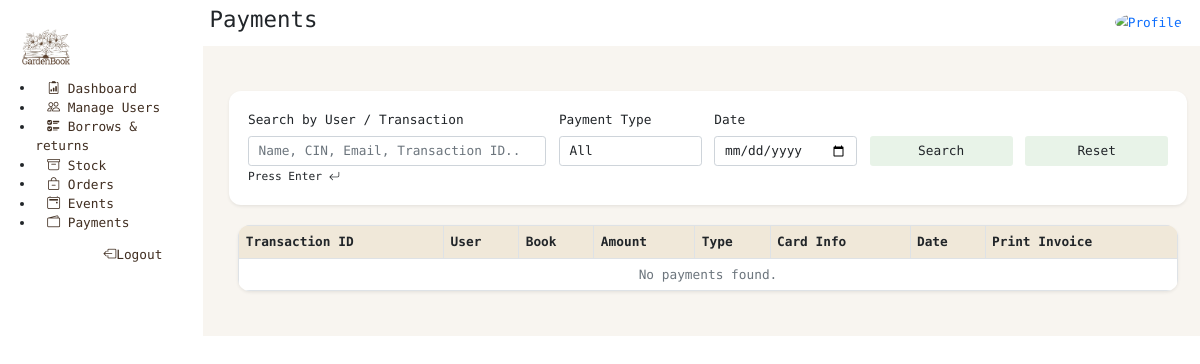
/manage-payment, run on an earlier commit of the app's database.
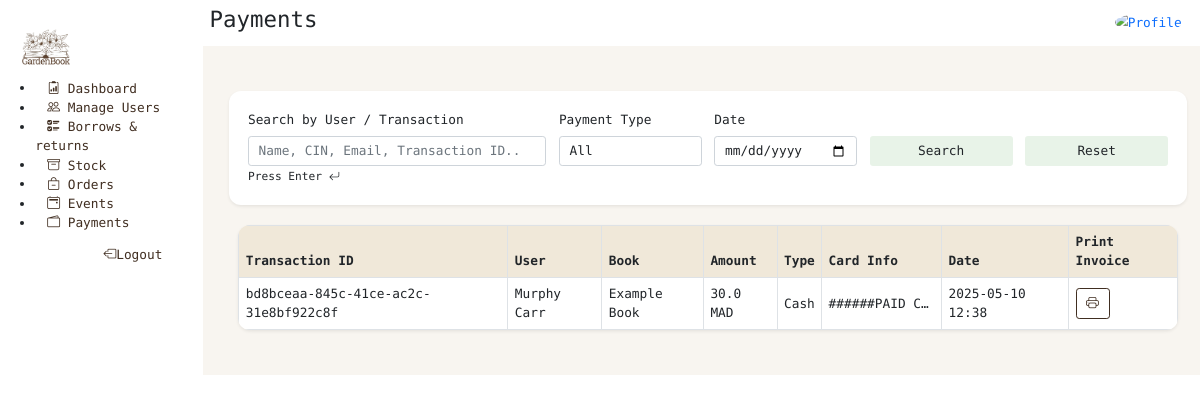
And on a later commit of the database.
### theApp/models.py (models this page shows, shortened)
class Payment(models.Model):
    transaction_Id = models.CharField(max_length=70, unique=True)
    person = models.ForeignKey(Person, on_delete=models.CASCADE)
    borrow = models.ForeignKey(Borrow, on_delete=models.CASCADE)
    type_payment = models.CharField(max_length=20, choices=PaymentType.choices, default="")
    amount = models.FloatField(default=0.0)
    card_info = models.CharField(max_length=150, default="")
    transaction_date = models.DateTimeField(auto_now_add=True)

class Person(AbstractUser):
    cin = models.CharField(max_length=20, unique=True, default="")
    profile_pic = models.ImageField(upload_to='profile_pics/', null=True, blank=True)
    first_name = models.CharField(max_length=50)
    last_name = models.CharField(max_length=50)
    role = models.CharField(max_length=20,choices=RoleName.choices, default=RoleName.READER)
    dob = models.DateField(null=True, blank=True)
    phone = models.CharField(max_length=15, null=True, blank=True)
    status = models.CharField(max_length=20, choices=MembershipStatus.choices, default=MembershipStatus.ACTIVE)
    address = models.CharField(max_length=255, null=True, blank=True)
    city = models.CharField(max_length=100, null=True, blank=True)
    postal_code = models.CharField(max_length=20, null=True, blank=True)
    country = models.CharField(max_length=100, null=True, blank=True)
    bio = models.CharField(max_length=300, null=True, blank=True)
    class Meta:
        ordering = ['-date_joined']

class Borrow(models.Model):
    borrower = models.ForeignKey(Person, on_delete=models.CASCADE)
    book = models.ForeignKey(Book, on_delete=models.CASCADE)
    borrow_date = models.DateField(auto_now_add=True)
    due_date = models.DateField(default=date.today() + timedelta(days=15))
    return_date = models.DateField(null=True, blank=True)
    fine = models.DecimalField(max_digits=5, decimal_places=2, null=True, blank=True)# the fine should be updated every day
    is_fine_paid = models.BooleanField(default=False)
    returned = models.BooleanField(default=False)

class Book(models.Model):
    ISBN = models.CharField(max_length=13, unique=True)
    cover = models.ImageField(upload_to='book_covers/', null=True, blank=True, default="book_covers/default_cover.webp") # 'ImageField' handels image uploads
    title = models.CharField(max_length=255,default="")
    author = models.CharField(max_length=255,default="")
    edition = models.CharField(max_length=255,default="")
    availability = models.CharField(max_length=30,choices=Availability.choices, default=Availability.AVAILABLE)
    publication_year = models.IntegerField(default=0)
    nbPage = models.IntegerField(default="")
    lang = models.CharField(max_length=244,default="")
    genres = models.ManyToManyField(Genre)
    keywords = models.CharField(max_length=244,default="")
    description = models.CharField(max_length=244,default="")
    audience = models.CharField(max_length=20, choices=AudienceType.choices, default="")
    review = models.IntegerField(default=0, validators=[
            MinValueValidator(0),
            MaxValueValidator(10)
        ])
    nb_borrows = models.IntegerField(default=0)
    date_creation = models.DateField(default=timezone.now)
    is_reserved = models.BooleanField(default=False)

### theApp/views.py (the view, shortened to what this page needs)
# urls.py: path('manage-payment', views.payment_staff, name='manage-payment'),
def payment_staff(request):
  payments = Payment.objects.select_related('person', 'borrow', 'borrow__book')
  query = request.GET.get("q", "")
  type_payment = request.GET.get("type_payment", "")
  date_filter = request.GET.get("date", "")
  if type_payment:
    payments = payments.filter(type_payment__iexact=type_payment)
  if date_filter:
    try:
      selected_date = datetime.strptime(date_filter, "%Y-%m-%d").date()
      payments = payments.filter(transaction_date__date=selected_date)
    except ValueError:
      pass  # Ignore invalid date
  context = {
    "payments": payments.order_by("-transaction_date"),
  }
  return render(request, "manage_payment.html", context)

### templates/manage_payment.html (shortened to what this page needs)
{% extends 'baseLibrarian.html' %}
{% load static %}
{% block page %}Payments{% endblock %} {% block content%}
<div class="py-5 bg-light-brown">
  <div class="container-fluid row m-2">
    <form method="GET" class="bg-white shadow-sm rounded-20 p-4 mb-4">
      <div class="row g-3 align-items-end">
        <div class="col-md-4">
          <label for="q" class="form-label">Search by User / Transaction</label>
          <input type="search" name="q" class="form-control" placeholder="Name, CIN, Email, Transaction ID..." />
        </div>
        <div class="col-md-2">
          <label for="type_payment" class="form-label">Payment Type</label>
          <select name="type_payment" id="type_payment" class="form-control">
            <option value="">All</option>
          </select>
        </div>
        <div class="col-md-2">
          <label for="date" class="form-label">Date</label>
          <input type="date" name="date" id="date" class="form-control" />
        </div>
        <div class="col-md-2">
          <button class="btn btn-green w-100" type="submit">Search</button>
        </div>
        <div class="col-md-2">
          <a href="{% url 'manage-payment' %}" class="btn btn-green w-100">Reset</a>
        </div>
      </div>
      <small>Press Enter <i class="bi bi-arrow-return-left"></i></small>
    </form>
    <div class="col">
      <div class="overflow-hidden shadow-sm p-0 rounded-20">
        <table class="table table-bordered table-hover align-middle m-0">
          <thead class="bg-brown-second">
            <tr>
              <th>Transaction ID</th>
              <th>User</th>
              <th>Book</th>
              <th>Amount</th>
              <th>Type</th>
              <th>Card Info</th>
              <th>Date</th>
              <th>Print Invoice</th>
            </tr>
          </thead>
          <tbody class="bg-white">
            {% for payment in payments %}
            <tr>
              <td>{{ payment.transaction_Id }}</td>
              <td>
                {{ payment.person.first_name }} {{ payment.person.last_name }}
              </td>
              <td>{{ payment.borrow.book.title }}</td>
              <td>{{ payment.amount }} MAD</td>
              <td>{{ payment.type_payment }}</td>
              <td class="text-truncate" style="max-width: 150px">
              </td>
              <td>{{ payment.transaction_date|date:"Y-m-d H:i" }}</td>
              <td>
                <a href="{% url 'generate_invoice' payment.id %}" class="btn btn-outline-brown"><i class="bi bi-printer"></i></a>
              </td>
            </tr>
            {% empty %}
            <tr>
              <td colspan="8" class="text-center text-muted">
                No payments found.
              </td>
            </tr>
            {% endfor %}
          </tbody>
        </table>
      </div>
    </div>
  </div>
</div>
{% endblock %}

What changed in the data, as far as the page shows it:
added Payment: transaction_Id "bd8bceaa-845c-41ce-ac2c-31e8bf922c8f", person.first_name "Murphy", person.last_name "Carr", borrow.book "Example Book", amount "30.0", type_payment "Cash", transaction_date "2025-05-10 12:38"
Also different on the page:
text no longer shown: "No payments found."
